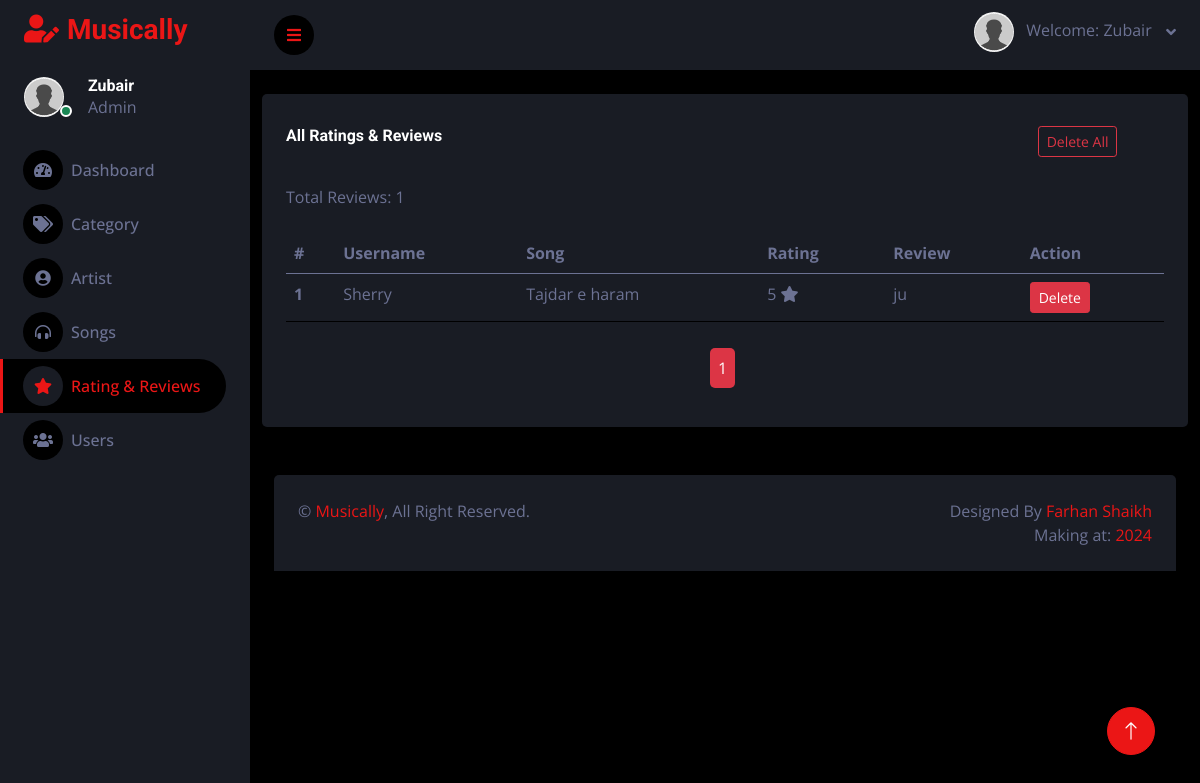
Page /rating_reviews.php (signed in) on the committed database.
### tables this page shows
CREATE TABLE IF NOT EXISTS `ratings_reviews` (
  `review_id` int NOT NULL AUTO_INCREMENT,
  `username` int NOT NULL,
  `song_id` int DEFAULT NULL,
  `rating` text,
  `review` text,
  PRIMARY KEY (`review_id`)
);

CREATE TABLE IF NOT EXISTS `user` (
  `user_id` int UNSIGNED NOT NULL AUTO_INCREMENT,
  `first_name` varchar(30) NOT NULL,
  `last_name` varchar(30) NOT NULL,
  `username` varchar(30) DEFAULT NULL,
  `email` varchar(30) DEFAULT NULL,
  `password` varchar(40) DEFAULT NULL,
  PRIMARY KEY (`user_id`)
);

CREATE TABLE IF NOT EXISTS `songs` (
  `song_id` int NOT NULL AUTO_INCREMENT,
  `title` varchar(255) NOT NULL,
  `description` text NOT NULL,
  `category` varchar(100) NOT NULL,
  `release_on` varchar(50) NOT NULL,
  `artist` int NOT NULL,
  `thumbnail` varchar(255) DEFAULT NULL,
  `music` varchar(255) NOT NULL,
  PRIMARY KEY (`song_id`),
  UNIQUE KEY `post_id` (`song_id`)
);

### rating_reviews.php (the view, shortened to what this page needs)
<?php
require("config.php");
require("header.php");
?>
<div class="container my-4">
    <div class="row">
        <div class="col-xl-12">
            <div class="bg-secondary rounded h-100 p-4">
                <div class="row">
                    <div class="col-md-10 my-2">
                        <h6 class="mb-4">All Ratings & Reviews</h6>
                    </div>
                    <div class="col-md-2 my-2">
                                <button class="btn btn-sm btn-outline-danger" onclick="confirmDeleteAll()">Delete All</button>
                    </div>
                    <div class="col-md-2 my-2">
                        <?php
                        $sql = "SELECT COUNT(*) as total FROM `ratings_reviews`";
                        $result = mysqli_query($con, $sql);
                        $row = mysqli_fetch_assoc($result);
                        $totalReviews = $row['total'];
                        ?>
                        <p>Total Reviews: <?php echo $totalReviews; ?></p>
                    </div>
                </div>
                <div class="table-responsive">
                    <table class="table">
                        <thead>
                            <tr>
                                <th scope="col">#</th>
                                <th scope="col">Username</th>
                                <th scope="col">Song</th>
                                <th scope="col">Rating</th>
                                <th scope="col">Review</th>
                                <th scope="col">Action</th>
                            </tr>
                        </thead>
                        <tbody>
                            <?php
                            $limit = 10;
                            if (isset($_GET['page'])) {
                                $page = $_GET['page'];
                            } else {
                                $page = 1;
                            }
                            $offset = ($page - 1) * $limit;
                            $sql = "SELECT * FROM `ratings_reviews`
                            LEFT JOIN user ON ratings_reviews.username = user.user_id
                            LEFT JOIN songs ON ratings_reviews.song_id = songs.song_id
                             LIMIT {$offset}, {$limit}";
                            $res = mysqli_query($con, $sql);
                            if (mysqli_num_rows($res) > 0) {
                                $srn = 1;
                                while ($row = mysqli_fetch_assoc($res)) {
                            ?>
                            <tr>
                                <th scope="row"><?php echo $srn; ?></th>
                                <td><?php echo htmlspecialchars($row['username']); ?></td>
                                <td><?php echo htmlspecialchars($row['title']); ?></td>
                                <td><?php echo htmlspecialchars($row['rating']); ?> <i class="fa fa-star"></i></td>
                                <td><?php echo htmlspecialchars($row['review']); ?></td>
                                <td>
                                    <button class="btn btn-sm btn-danger" onclick="confirmDelete(<?php echo $row['review_id']; ?>)">Delete</button>
                                </td>
                            </tr>
                            <?php
                                    $srn++;
                                }
                            } else {
                                echo "<tr><td colspan='5' class='text-center mt-3'><h3 class='my-3'>No Reviews found</h3></td></tr>";
                            }
                            ?>
                        </tbody>
                    </table>
                    <?php
                    $sql1 = "SELECT * FROM `ratings_reviews`";
                    $res1 = mysqli_query($con, $sql1);
                    $row1 = mysqli_num_rows($res1);
                    if ($row1 > 0) {
                        $total_record = $row1;
                        $total_pages = ceil($total_record / $limit);
                        echo "<ul class='pagination admin-pagination'>";
                        for ($i = 1; $i <= $total_pages; $i++) {
                            $active = ($i == $page) ? "active" : "";
                            echo '<li class="'.$active.'"><a href="rating_reviews.php?page='.$i.'">'.$i.'</a></li>';
                        }
                        echo '</ul>';
                    }
                    ?>
                </div>
            </div>
        </div>
    </div>
</div>
<?php
require "footer.php";
?>

### header.php (shortened to what this page needs)
<?php
require("config.php");
$userId = $_SESSION['admin_id'];
$sql = "SELECT * FROM `admin` WHERE admin_id = '$userId'";
$res = mysqli_query($con, $sql);
$row = ($res && mysqli_num_rows($res) > 0) ? mysqli_fetch_assoc($res) : null;
$profileImage = !empty($row['profile_image']) ? 'uploads/' . htmlspecialchars($row['profile_image']) : 'img/null-user.jpg';
$username = !empty($row['username']) ? htmlspecialchars($row['username']) : 'Admin';
?>
<!DOCTYPE html>
<html lang="en">
<head>
    <link href="https://cdnjs.cloudflare.com/ajax/libs/font-awesome/5.10.0/css/all.min.css" rel="stylesheet">
    <link href="https://cdn.jsdelivr.net/npm/bootstrap-icons@1.4.1/font/bootstrap-icons.css" rel="stylesheet">
    <link href="lib/owlcarousel/assets/owl.carousel.min.css" rel="stylesheet">
    <link href="lib/tempusdominus/css/tempusdominus-bootstrap-4.min.css" rel="stylesheet" />
    <link rel="stylesheet" href="https://cdn.jsdelivr.net/npm/sweetalert2@11/dist/sweetalert2.min.css">
    <link href="css/bootstrap.min.css" rel="stylesheet">
    <link href="css/style.css" rel="stylesheet">
</head>
<body>
    <div class="container-fluid position-relative d-flex p-0">
        <div class="sidebar pe-4 pb-3">
            <nav class="navbar bg-secondary navbar-dark">
                <a href="index.php" class="navbar-brand mx-4 mb-3">
                    <h3 class="text-primary"><i class="fa fa-user-edit me-2"></i>Musically</h3>
                </a>
                <div class="d-flex align-items-center ms-4 mb-4">
                    <div class="position-relative">
                        <img class="rounded-circle me-lg-2" src="<?php echo $profileImage; ?>" alt="" style="width: 40px; height: 40px;">
                        <div class="bg-success rounded-circle border border-2 border-white position-absolute end-0 bottom-0 p-1"></div>
                    </div>
                    <div class="ms-3">
                        <a href="profile.php?id=<?php echo $row['admin_id'] ?>"><h6 class="mb-0"><?php echo $username; ?></h6></a>
                        <span>Admin</span>
                    </div>
                </div>
                <div class="navbar-nav w-100">
                    <a href="index.php" class="nav-item nav-link <?php echo (basename($_SERVER['PHP_SELF']) == 'index.php') ? 'active' : ''; ?>">
                        <i class="fa fa-tachometer-alt me-2"></i>Dashboard
                    </a>
                    <a href="category.php" class="nav-item nav-link <?php echo (basename($_SERVER['PHP_SELF']) == 'category.php') ? 'active' : ''; ?>">
                        <i class="fa fa-tags me-2"></i>Category
                    </a>
                    <a href="artist.php" class="nav-item nav-link <?php echo (basename($_SERVER['PHP_SELF']) == 'artist.php') ? 'active' : ''; ?>">
                        <i class="fa fa-user-circle me-2"></i>Artist
                    </a>
                    <a href="song.php" class="nav-item nav-link <?php echo (basename($_SERVER['PHP_SELF']) == 'song.php') ? 'active' : ''; ?>">
                        <i class="fa fa-headphones-alt me-2"></i>Songs
                    </a>
                    <a href="rating_reviews.php" class="nav-item nav-link <?php echo (basename($_SERVER['PHP_SELF']) == 'rating_reviews.php') ? 'active' : ''; ?>">
                        <i class="fa fa-star me-2"></i>Rating & Reviews
                    </a>
                    <a href="users.php" class="nav-item nav-link <?php echo (basename($_SERVER['PHP_SELF']) == 'users.php') ? 'active' : ''; ?>">
                        <i class="fa fa-users me-2"></i>Users
                    </a>
                </div>
            </nav>
        </div>
        <div class="content">
            <nav class="navbar navbar-expand bg-secondary navbar-dark sticky-top px-4 py-0">
                <a href="#" class="sidebar-toggler flex-shrink-0">
                    <i class="fa fa-bars"></i>
                </a>
                <div class="navbar-nav align-items-center ms-auto">
                    <div class="nav-item dropdown">
                        <a href="#" class="nav-link dropdown-toggle" data-bs-toggle="dropdown">
                            <img class="rounded-circle me-lg-2" src="<?php echo $profileImage; ?>" alt="" style="width: 40px; height: 40px;">
                            <span class="d-none d-lg-inline-flex">
                                <p>Welcome: <?php echo $username; ?></p>&nbsp;
                            </span>
                        </a>
                    </div>
                </div>
            </nav>

### css/style.css (style rules this page uses)
:root { --primary: #EB1616; --secondary: #191C24; --light: #6C7293; --dark: #000000; }
.admin-pagination { margin: 0; }
.admin-pagination li a { display: block; }
.pagination { display: block; text-align: center; margin: 5px; padding: 5px; }
.pagination li { display:inline-block; margin: 0 5px 0 0; padding: 5px; }
.pagination li a { border: none; background: #dc3545; color: #fff; padding: 8px; border-radius: 5px; }
.btn { transition: .5s; }
.sidebar { position: fixed; top: 0; left: 0; bottom: 0; width: 250px; height: 100vh; overflow-y: auto; background: var(--secondary); transition: 0.5s; z-index: 999; }
.content { margin-left: 250px; min-height: 100vh; background: var(--dark); transition: 0.5s; }
@media (min-width: 992px) { .sidebar { margin-left: 0; } }
@media (min-width: 992px) { .content { width: calc(100% - 250px); } }
.sidebar .navbar .navbar-nav .nav-link { padding: 7px 20px; color: var(--light); font-weight: 500; border-left: 3px solid var(--secondary); border-radius: 0 30px 30px 0; outline: none; }
.sidebar .navbar .navbar-nav .nav-link:hover, .sidebar .navbar .navbar-nav .nav-link.active { color: var(--primary); background: var(--dark); border-color: var(--primary); }
.sidebar .navbar .navbar-nav .nav-link i { width: 40px; height: 40px; display: inline-flex; align-items: center; justify-content: center; background: var(--dark); border-radius: 40px; }
.sidebar .navbar .navbar-nav .nav-link:hover i, .sidebar .navbar .navbar-nav .nav-link.active i { background: var(--secondary); }
.content .navbar .navbar-nav .nav-link { margin-left: 25px; padding: 12px 0; color: var(--light); outline: none; }
.content .navbar .sidebar-toggler, .content .navbar .navbar-nav .nav-link i { width: 40px; height: 40px; display: inline-flex; align-items: center; justify-content: center; background: var(--dark); border-radius: 40px; }
.content .navbar .dropdown-toggle::after { margin-left: 6px; vertical-align: middle; border: none; content: "\f107"; font-family: "Font Awesome 5 Free"; font-weight: 900; transition: .5s; }

### rows in the picture
ratings_reviews: user.username "Sherry", song.title "Tajdar e haram", rating "5", review "ju"

### other values in the picture
$username "Zubair"
$totalReviews "1"
